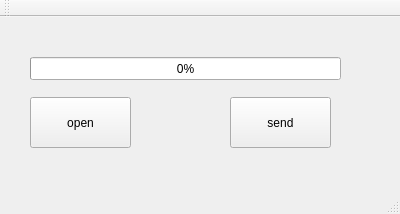
<?xml version="1.0" encoding="UTF-8"?>
<ui version="4.0">
 <class>MainWindow</class>
 <widget class="QMainWindow" name="MainWindow">
  <property name="geometry">
   <rect>
    <x>0</x>
    <y>0</y>
    <width>400</width>
    <height>214</height>
   </rect>
  </property>
  <property name="windowTitle">
   <string>MainWindow</string>
  </property>
  <widget class="QWidget" name="centralWidget">
   <widget class="QProgressBar" name="clientProgressBar">
    <property name="geometry">
     <rect>
      <x>30</x>
      <y>40</y>
      <width>311</width>
      <height>23</height>
     </rect>
    </property>
    <property name="value">
     <number>0</number>
    </property>
   </widget>
   <widget class="QLabel" name="clientStatusLabel">
    <property name="geometry">
     <rect>
      <x>40</x>
      <y>150</y>
      <width>151</width>
      <height>17</height>
     </rect>
    </property>
    <property name="text">
     <string/>
    </property>
   </widget>
   <widget class="QPushButton" name="openButton">
    <property name="geometry">
     <rect>
      <x>30</x>
      <y>80</y>
      <width>101</width>
      <height>51</height>
     </rect>
    </property>
    <property name="text">
     <string>open</string>
    </property>
   </widget>
   <widget class="QPushButton" name="sendButton">
    <property name="geometry">
     <rect>
      <x>230</x>
      <y>80</y>
      <width>101</width>
      <height>51</height>
     </rect>
    </property>
    <property name="text">
     <string>send</string>
    </property>
   </widget>
  </widget>
  <widget class="QMenuBar" name="menuBar">
   <property name="geometry">
    <rect>
     <x>0</x>
     <y>0</y>
     <width>400</width>
     <height>25</height>
    </rect>
   </property>
  </widget>
  <widget class="QToolBar" name="mainToolBar">
   <attribute name="toolBarArea">
    <enum>TopToolBarArea</enum>
   </attribute>
   <attribute name="toolBarBreak">
    <bool>false</bool>
   </attribute>
  </widget>
  <widget class="QStatusBar" name="statusBar"/>
 </widget>
 <layoutdefault spacing="6" margin="11"/>
 <resources/>
 <connections/>
</ui>
